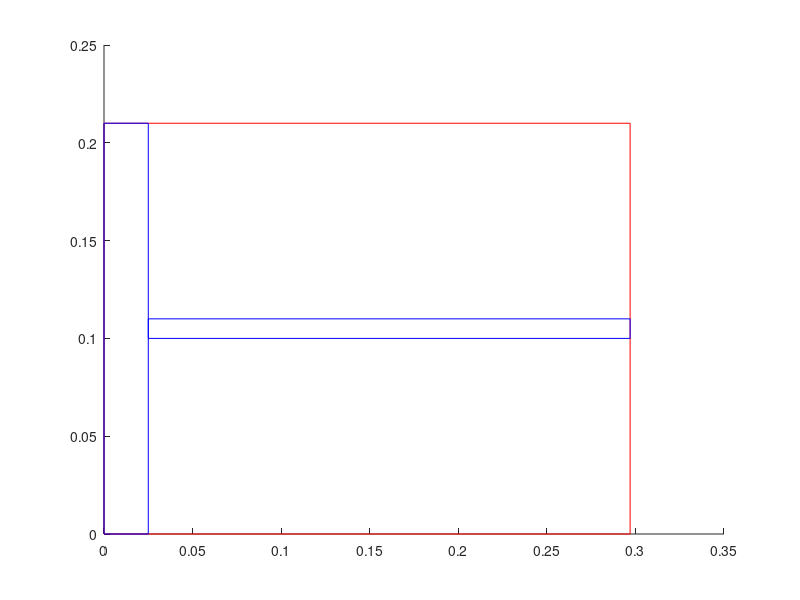

Write MATLAB code to recreate this figure.
%% paper outline

figure('Position', [800, 400, 600, 400]);
set(gcf,'color','w');

totwidth  = 0.210;
totlength = 0.297;

rectangle('Position', [0,0,  totlength,totwidth], 'EdgeColor', 'r');
rectangle('Position', [0.025,0.1,  totlength-0.025,0.01], 'EdgeColor', 'b');
rectangle('Position', [0,0,  0.025,totwidth], 'EdgeColor', 'b');

hold on
